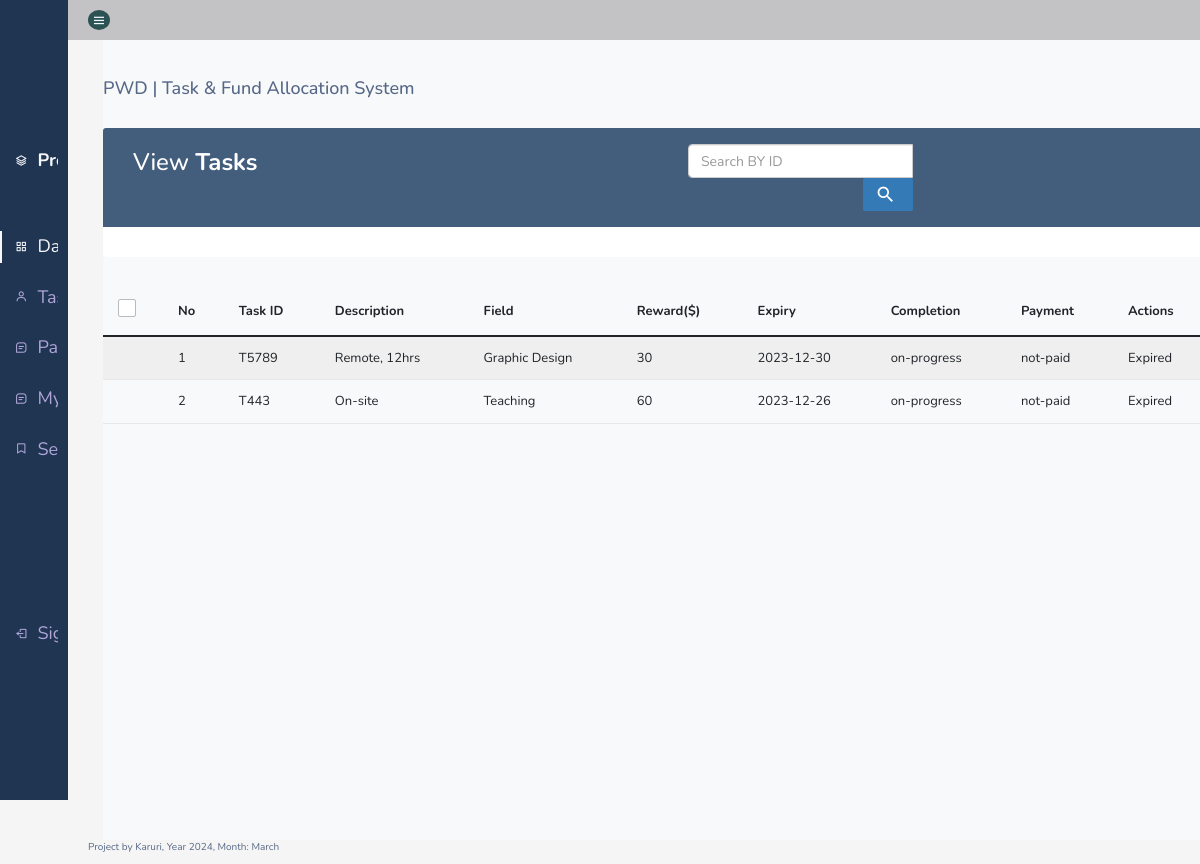
The app's page /mytasks.php (signed in) with its own data.
### tables this page shows
CREATE TABLE `mytasks` (
  `id` int(11) NOT NULL,
  `task_id` int(11) NOT NULL,
  `user_id` int(11) NOT NULL,
  `application_status` int(11) NOT NULL,
  `completion_status` int(11) NOT NULL,
  `payment_status` int(11) NOT NULL
);

CREATE TABLE `user_list` (
  `user_id` int(11) NOT NULL,
  `fullname` varchar(255) NOT NULL,
  `username` varchar(255) NOT NULL,
  `password` varchar(255) NOT NULL,
  `type` tinyint(1) NOT NULL DEFAULT 0,
  `status` tinyint(1) NOT NULL DEFAULT 0,
  `date_created` timestamp NOT NULL DEFAULT current_timestamp(),
  `email` varchar(255) NOT NULL,
  `mobile` varchar(255) NOT NULL,
  `employment` varchar(255) NOT NULL,
  `job_title` varchar(255) NOT NULL,
  `field` varchar(255) NOT NULL,
  `education` varchar(255) NOT NULL,
  `disability` varchar(255) NOT NULL,
  `experience` varchar(255) NOT NULL,
  `id_no` int(11) NOT NULL,
  `ncpwd_no` varchar(255) NOT NULL
);

CREATE TABLE `tasks` (
  `report_id` int(11) NOT NULL,
  `taskID` varchar(255) NOT NULL,
  `description` varchar(255) NOT NULL,
  `date_created` timestamp NOT NULL DEFAULT current_timestamp() ON UPDATE current_timestamp(),
  `disability` varchar(255) NOT NULL,
  `Reward` int(11) NOT NULL,
  `field` varchar(255) NOT NULL,
  `expiry` date NOT NULL
);

### mytasks.php (the view, shortened to what this page needs)
<?php include 'head.php'?>
<!DOCTYPE html>
<html>
<head>
<link rel="stylesheet" href="https://maxcdn.bootstrapcdn.com/font-awesome/4.7.0/css/font-awesome.min.css">
<link rel="stylesheet" href="https://maxcdn.bootstrapcdn.com/bootstrap/3.3.7/css/bootstrap.min.css">
<link rel="stylesheet" href="./css1/tables.css">
</head>
<?php include 'header.php'?>
<div class="container">
<?php include 'menu.php'?>
		<div class="table-responsive">
			<div class="table-wrapper">
				<div class="table-title">
					<div class="row">
						<div class="col-xs-6">
							<h2>View <b>Tasks</b></h2>
						</div>
						<div class="col-xs-6">
							<div class="col-xs-6">
							<form action="<?php echo $_SERVER['PHP_SELF']; ?>" method="GET">
							  <div class="input-group">
							    <input type="text" class="form-control" placeholder="Search BY ID" name="query">
							    <div class="input-group-append">
							      <button class="btn btn-primary" type="submit">
							        <i class="material-icons">search</i>
							      </button>
							    </div>
							  </div>
							</form>
						</div>
					</div>
				</div>
						</div>
					</div>
				</div>
				<table class="table table-striped table-hover" style="font-size:small;">
					<thead>
						<tr>
							<th>
								<span class="custom-checkbox">
									<label for="selectAll"></label>
								</span>
							</th>
							<th>No</th>
							<th>Task ID</th>
							<th>Description</th>
							<th>Field</th>
							<th>Reward($)</th>
							<th>Expiry</th>
							<th>Completion</th>
							<th>Payment</th>
							<th>Actions</th>
						</tr>
					</thead>
					<tbody>
						<?php
							$user_id = $_SESSION['user_id'];
							$sql = "SELECT mt.*, t.description AS description, t.taskID AS taskID, t.field AS field, t.Reward AS reward, t.expiry AS expiry
							        FROM mytasks AS mt
							        JOIN tasks AS t ON mt.task_id = t.report_id
							        WHERE mt.user_id = ? AND mt.application_status = 1";
							if ($stmt = $conn->prepare($sql)) {
							    $stmt->bind_param("i", $user_id);
							    $stmt->execute();
							    $result = $stmt->get_result();
							    if ($result->num_rows > 0) {
							        $count = 1;
							        while ($row = $result->fetch_assoc()) {
						    		?>
						            <tr>
						                <td>
						                   <td><?php echo $count; ?></td>
						                </td>
						                <td><?php echo $row["taskID"]; ?></td>
						                <td><?php echo $row["description"]; ?></td>
						                <td><?php echo $row["field"]; ?></td>
						                <td><?php echo $row["reward"]; ?></td>
						                <td><?php echo $row["expiry"]; ?></td>
						                <td>
										    <?php
										    if ($row["completion_status"] == 0) {
										        echo "on-progress";
										    } else {
										        echo "completed";
										    }
										    ?>
										</td>
										<td>
										    <?php
										    if ($row["payment_status"] == 0) {
										        echo "not-paid";
										    } else {
										        echo "paid";
										    }
										    ?>
										</td>
						                <td>
                                            <?php
                                            $currentDate = date('Y-m-d');
                                            $expiryDate = $row["expiry"];
                                            if ($currentDate <= $expiryDate) {
                                                require_once('DBConnection.php');
                                                $task_id = $row["task_id"];
                                                $check_query = "SELECT completion_status FROM mytasks WHERE task_id = ? LIMIT 1";
                                                $stmt_check = $conn->prepare($check_query);
                                                $stmt_check->bind_param("i", $task_id);
                                                $stmt_check->execute();
                                                $stmt_check->store_result();
                                                if ($stmt_check->num_rows > 0) {
                                                    $stmt_check->bind_result($completion_status);
                                                    $stmt_check->fetch();
                                                    if ($completion_status == 1) {
                                                        echo "Submitted";
                                                    } else {
                                                        echo '<button type="button" class="btn btn-primary" data-toggle="modal" data-target="#claimTaskModal' . $row["task_id"] . '">submit</button>';
                                                    }
                                                } else {
                                                    echo '<button type="button" class="btn btn-primary" data-toggle="modal" data-target="#claimTaskModal' . $row["task_id"] . '">submit</button>';
                                                }
                                                $stmt_check->close();
                                            } else {
                                                echo "Expired";
                                            }
                                            ?>
                                        </td>
						            </tr>
						    <?php
										$count++;
															           }
							    } else {
							        echo "<tr><td colspan='9'>No tasks found for the logged-in user.</td></tr>";
							    }
							} else {
							    echo "Error in preparing the task retrieval statement.";
							}
						    ?>
					</tbody>
				</table>
			</div>
		</div>
   <?php include 'footer.php'?>

### css1/menubar.css (style rules this page uses)
:root { --header-height: 3rem; --nav-width: 68px; --first-color: #4723D9; --first-color-light: #AFA5D9; --white-color: #F7F6FB; --body-font: 'Nunito', sans-serif; --normal-font-size: 1rem; --z-fixed: 100 }
body { position: relative; margin: var(--header-height) 0 0 0; padding: 0 1rem; font-family: var(--body-font); font-size: var(--normal-font-size); transition: .5s }
@media screen and (min-width: 768px) { body { margin: calc(var(--header-height) + 1rem) 0 0 0; padding-left: calc(var(--nav-width) + 2rem) } }

### css1/tables.css (style rules this page uses)
body { color: #566787; background: #f5f5f5; font-family: 'Varela Round', sans-serif; font-size: 13px; }
.table-responsive { margin: 30px 0; }
.table-wrapper { min-width: 1000px; background: #fff; padding: 20px 25px; border-radius: 3px; box-shadow: 0 1px 1px rgba(0,0,0,.05); }
.table-title { padding-bottom: 15px; background: #435d7d; color: #fff; padding: 16px 30px; margin: -20px -25px 10px; border-radius: 3px 3px 0 0; }
.table-title h2 { margin: 5px 0 0; font-size: 24px; }
.table-title .btn { color: #fff; float: right; font-size: 13px; border: none; min-width: 50px; border-radius: 2px; border: none; outline: none !important; margin-left: 10px; }
.table-title .btn i { float: left; font-size: 21px; margin-right: 5px; }
table.table tr th, table.table tr td { border-color: #e9e9e9; padding: 12px 15px; vertical-align: middle; }
table.table tr th:first-child { width: 60px; }
table.table tr th:last-child { width: 100px; }
table.table-striped tbody tr:nth-of-type(odd) { background-color: #fcfcfc; }
.custom-checkbox { position: relative; }
.custom-checkbox label:before { width: 18px; height: 18px; }
.custom-checkbox label:before { content: ''; margin-right: 10px; display: inline-block; vertical-align: text-top; background: white; border: 1px solid #bbb; border-radius: 2px; box-sizing: border-box; z-index: 2; }

### records on screen
mytasks: task.taskID "T5789", task.description "Remote, 12hrs", task.field "Graphic Design", task.Reward "30", task.expiry "2023-12-30", completion_status "on-progress", payment_status "not-paid"
mytasks: task.taskID "T443", task.description "On-site", task.field "Teaching", task.Reward "60", task.expiry "2023-12-26", completion_status "on-progress", payment_status "not-paid"
